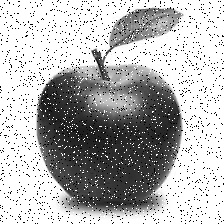
#> input picture images/apple_noise.jpg, 224 x 224 px, found by its file name
$ python d.py
#> lines starting #> are read from the running program, lines starting #| are printed output that depends on the picture
import os
import numpy as np
from matplotlib import pyplot as plt
import cv2
from scipy import ndimage
# Read image
img = cv2.imread(os.path.join('images/apple_noise.jpg'))
#> img is the input picture: shape (224, 224, 3); min 0, max 255, mean 179.5
# Convert to grayscale if needed
img = cv2.cvtColor(img, cv2.COLOR_BGR2GRAY)
#> img: shape (224, 224)
# Smooth us ing OpenCV GaussianBlur()
gaussianBlurred = cv2.GaussianBlur(img, (3 ,3 ), 0 )
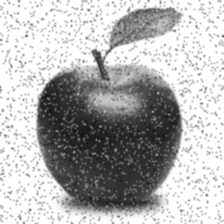
#> gaussianBlurred: shape (224, 224); min 19, max 255, mean 179.5
# Smooth using convolution operation coded below

kernel3x3 = (1/16 )* np.array([[1 , 2 , 1 ],[2 , 4 , 2 ],[1 , 2 , 1 ]])

#By removing the 1/16, the image is more blured and distorted, since the attenuation is higher
#kernel3x3 = np.array([[1 , 2 , 1 ],[2 , 4 , 2 ],[1 , 2 , 1 ]])

print(kernel3x3 )
myConvolutionResult = ndimage.convolve(img, kernel3x3 )
# Show results
cv2.imshow("Original" , img)
cv2.imshow("OpenCV Gaussian Blur" , gaussianBlurred)
cv2.imshow("My 3x3 convolution w/Gaussian mask" , myConvolutionResult)
cv2.waitKey(0)
cv2.destroyAllWindows()

$ run again, with images/FEUP_01.jpg copied over images/apple_noise.jpg
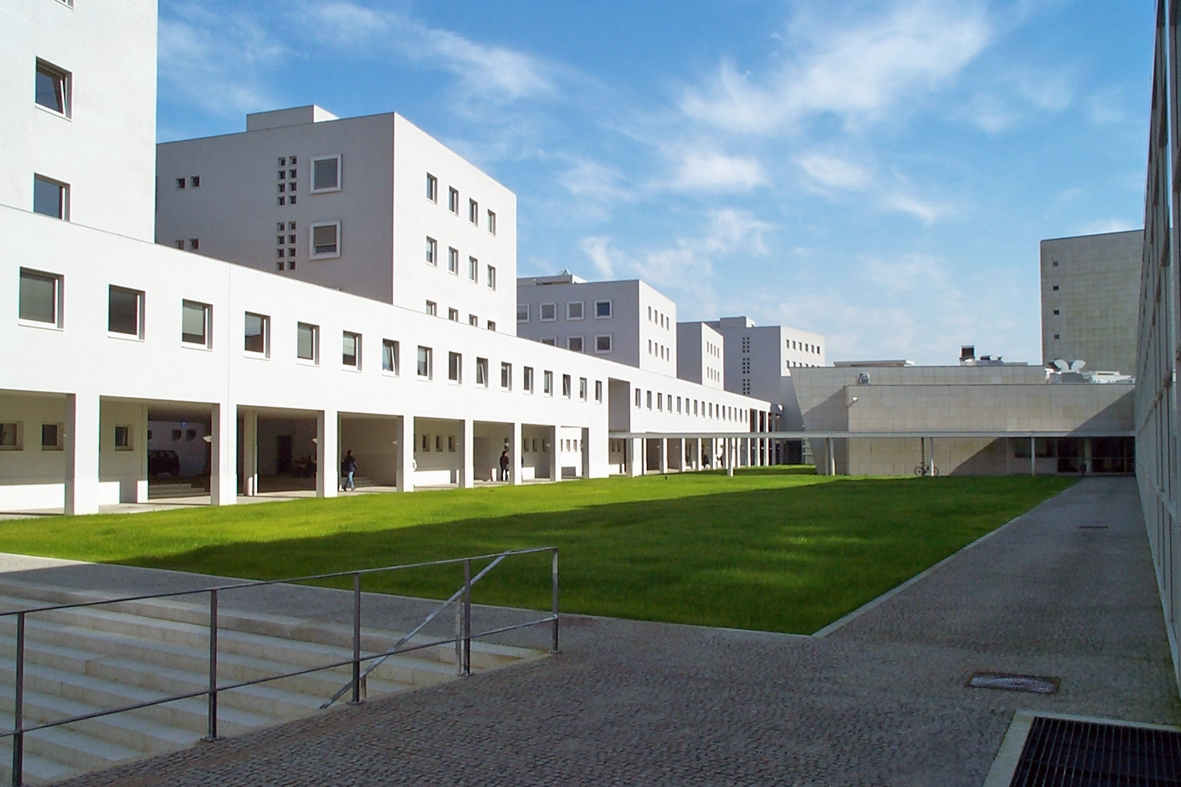
#> input picture images/FEUP_01.jpg, 1181 x 787 px, found by its file name
#> img is the input picture: shape (787, 1181, 3); mean B, G, R 142.4, 139, 124.4
#> `img = cv2.cvtColor(img, cv2.COLOR_BGR2GRAY)`:
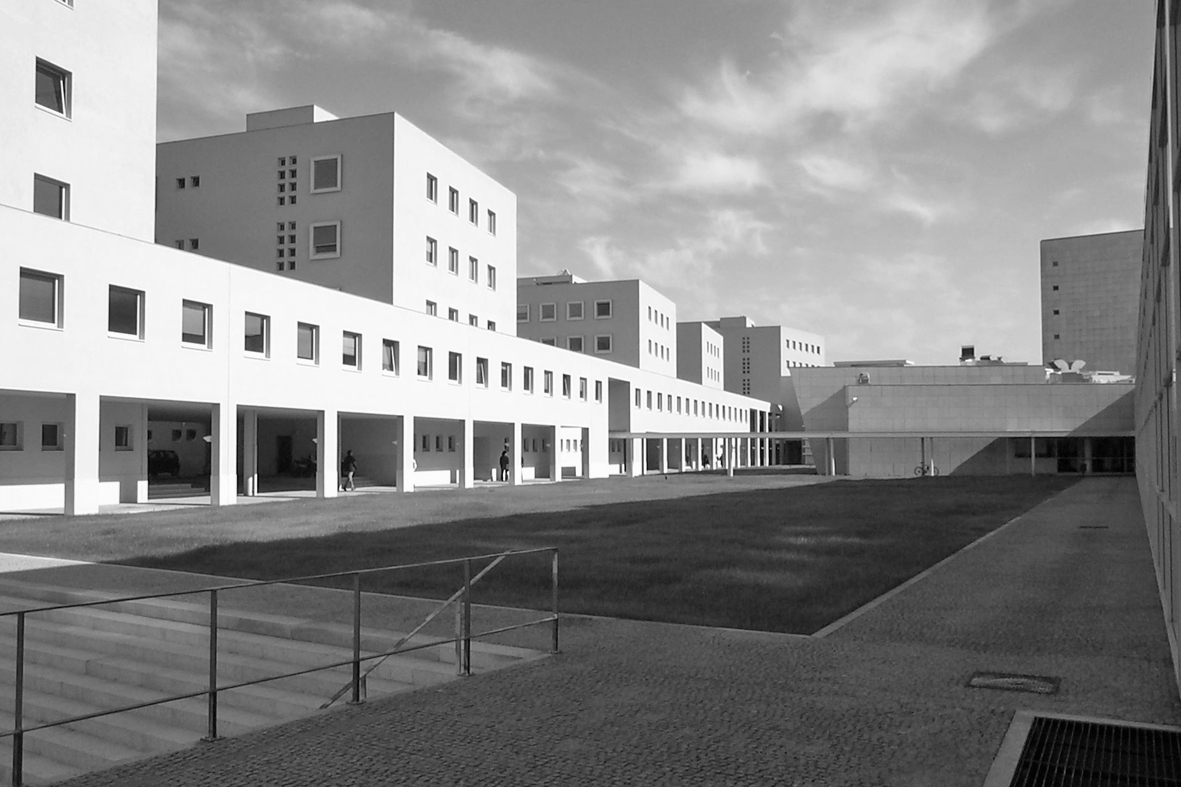
#> img: shape (787, 1181); min 1, max 253, mean 135
